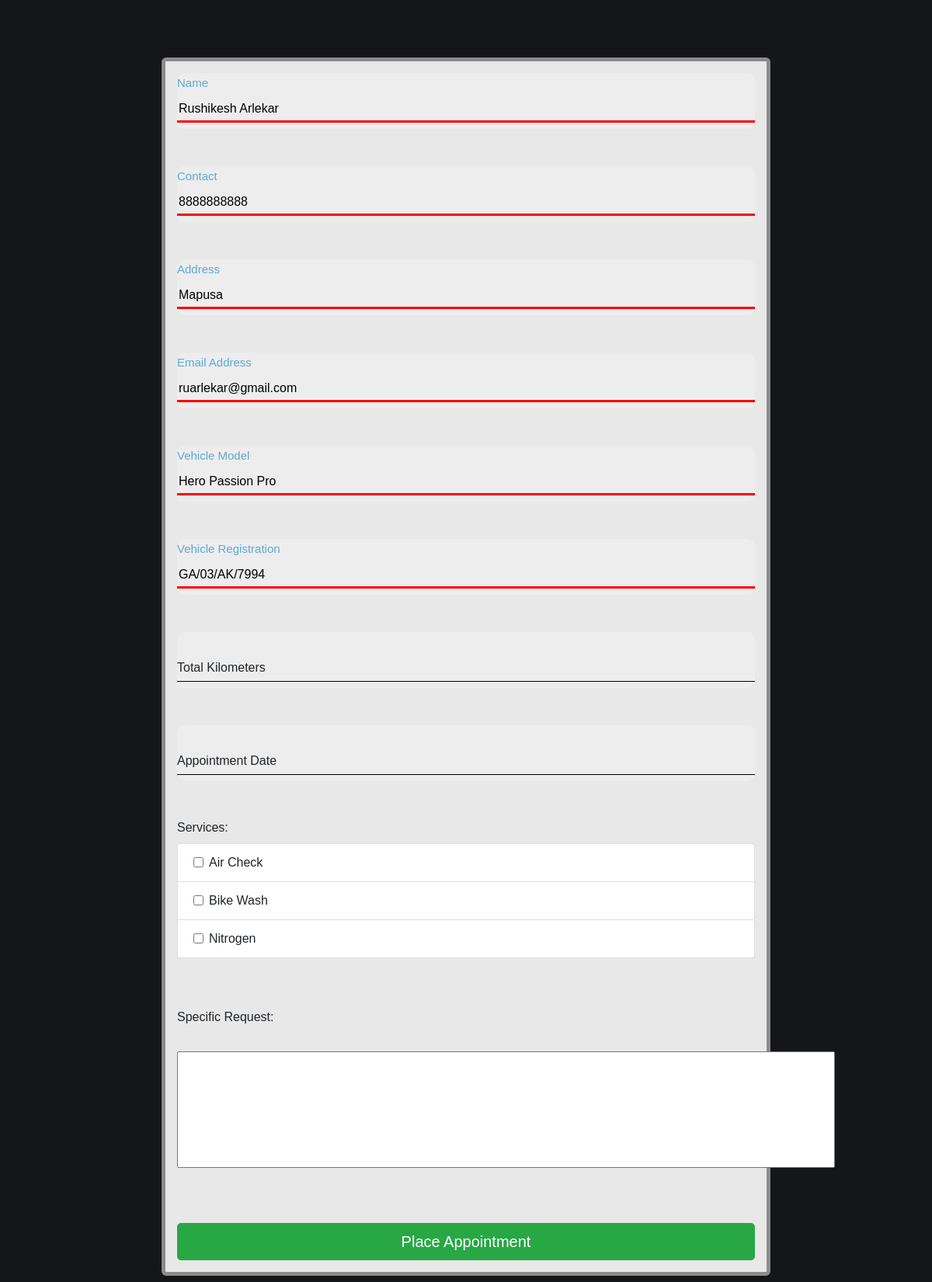
Page /ServiceCenter/booking.php (signed in) on the committed database.
### tables this page shows
CREATE TABLE IF NOT EXISTS `customers` (
  `customer_id` int NOT NULL AUTO_INCREMENT,
  `customer_name` varchar(50) NOT NULL,
  `customer_phno` varchar(10) NOT NULL,
  `customer_email` varchar(40) NOT NULL,
  `customer_address` varchar(100) NOT NULL,
  PRIMARY KEY (`customer_id`)
);

CREATE TABLE IF NOT EXISTS `vehicles` (
  `vehicle_id` int NOT NULL AUTO_INCREMENT,
  `vehicle_model` varchar(50) NOT NULL,
  `vehicle_registration_no` varchar(15) NOT NULL,
  `customer_id` int NOT NULL,
  PRIMARY KEY (`vehicle_id`),
  KEY `customervehicle_fk` (`customer_id`)
);

### ServiceCenter/booking.php (the view, shortened to what this page needs)
<?php
require 'config/connect.php';
$email = $_SESSION['email'];
$cust_sql = mysqli_query($connect, "select * from customers where customer_email = '$email'");
$cust_data = mysqli_fetch_assoc($cust_sql);
$cid = $cust_data['customer_id'];
$veh_sql = mysqli_query($connect, "select * from vehicles where customer_id = '$cid'");
$veh_data = mysqli_fetch_assoc($veh_sql);
?>
<!DOCTYPE html>
<html lang="en">
<head>
    <link rel="stylesheet" href="https://stackpath.bootstrapcdn.com/bootstrap/4.3.1/css/bootstrap.min.css">
    <link rel="stylesheet" type="text/css" href="css/style.css">
    <link rel="stylesheet" href="http://code.jquery.com/ui/1.12.1/themes/base/jquery-ui.css">
</head>
<body>
    <div class="container">
        <form id="" method="post" class="form-appt">
            <div class="form-section">
                <input type="text" name="name" id="name" autocomplete="off" value="<?php echo $cust_data['customer_name'] ?>" required />
                <label for="name" class="label-name">
                    <span class="content-name">Name</span>
                </label>
            </div>
            <br>
            <br>
            <div class="form-section">
                <input type="tel" name="contact" id="contact" value="<?php echo $cust_data['customer_phno'] ?>" required />
                <label for="contact" class="label-name">
                    <span class="content-name">Contact</span>
                </label>
            </div>
            <br>
            <br>
            <div class="form-section">
                <input type="text" name="address" id="address" value="<?php echo $cust_data['customer_address'] ?>" required />
                <label for="address" class="label-name">
                    <span class="content-name">Address</span>
                </label>
            </div>
            <br>
            <br>
            <div class="form-section">
                <input type="email" name="email" id="email" value="<?php echo $cust_data['customer_email'] ?>" required />
                <label for="email" class="label-name">
                    <span class="content-name">Email Address</span>
                </label>
            </div>
            <br>
            <br>
            <div class="form-section">
                <input type="text" name="model" id="model" value="<?php echo $veh_data['vehicle_model'] ?>" required />
                <label for="model" class="label-name">
                    <span class="content-name">Vehicle Model</span>
                </label>
            </div>
            <br>
            <br>
            <div class="form-section">
                <input type="text" name="reg" id="reg" value="<?php echo $veh_data['vehicle_registration_no'] ?>" required />
                <label for="reg" class="label-name">
                    <span class="content-name">Vehicle Registration</span>
                </label>
            </div>
            <br>
            <br>
            <div class="form-section">
                <input type="number" name="distance" id="distance" required />
                <label for="distance" class="label-name">
                    <span class="content-name">Total Kilometers</span>
                </label>
            </div>
            <br>
            <br>
            <div class="form-section">
                <input type="text" id="datepick" required />
                <label for=" date" class="label-name">
                    <span class="content-name">Appointment Date</span>
                </label>
            </div>
            <br>
            <br>
            <div class="form-group">
                <label>Services:</label>
                <ul class="list-group">
                    <?php
                    $sql = "SELECT DISTINCT service_name FROM services_offered ORDER BY service_name";
                    $result = $connect->query($sql);
                    while ($row = $result->fetch_assoc()) {
                    ?>
                        <li class="list-group-item">
                            <div class="form-check">
                                <label class="form-check-label">
                                    <input type="checkbox" class="form-check-input product_check" value="<?= $row['service_name']; ?>" name="service_name" id="service_name"><?= $row['service_name']; ?>
                                </label>
                            </div>
                        </li>
                    <?php
                    }
                    ?>
                </ul>
            </div>
            <br>
            <br>
            <div class="form-group">
                <label for="desc">Specific Request:</label>
                <br>
                <br>
                <textarea rows="6" cols="89" name="desc" id="desc" required autocomplete="off"></textarea>
            </div>
            <br>
            <br>
            <button type="submit" class="btn btn-block btn-success btn-lg" name="addAppt" id="submit">Place Appointment</button>
        </form>
        <br>
        <br>
        <br>
    </div>
</body>
</html>

### ServiceCenter/css/style.css (style rules this page uses)
* { box-sizing: border-box; }
body { background-color: #151618; }
.container { display: flex; justify-content: space-around; flex-direction: column; align-items: center; font-family: sans-serif; margin-top: 4rem; padding: 10px; }
.form-section { width: 100%; height: 4.5rem; position: relative; overflow: hidden; }
.form-appt { width: 70%; padding: 15px; border: 5px solid rgb(141, 139, 139); border-radius: 6px; background: rgb(255, 255, 255, 0.9); }
.form-section input { height: 100%; width: 100%; padding-top: 20px; border: none; outline: none; border-radius: 10px; background-color: rgb(255, 255, 255, 0.2); }
.form-section label { position: absolute; bottom: 0px; left: 0px; height: 100%; width: 100%; border-bottom: 1px solid black; pointer-events: none; }
.form-section label::after { content: ""; position: absolute; height: 100%; width: 100%; border-bottom: 3px solid red; left: 0px; bottom: -1px; transform: translateX(-100%); }
.content-name { position: absolute; bottom: 5px; left: 0px; transition: all 0.3s ease; }
.form-section input:focus + .label-name .content-name, .form-section input:valid + .label-name .content-name { transform: translateY(-150%); font-size: 15px; color: #5fa8d3; }
.form-section input:focus + .label-name::after, .form-section input:valid + .label-name::after { transform: translateX(0%); }
#desc { resize: none; }

### rows in the picture
customers: name "Rushikesh Arlekar", contact "8888888888", address "Mapusa", email "ruarlekar@gmail.com"
vehicles: model "Hero Passion Pro", reg "GA/03/AK/7994"

### other values in the picture
$row['service_name'] "Air Check"
$row['service_name'] "Bike Wash"
$row['service_name'] "Nitrogen"
